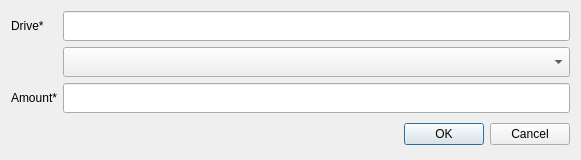
<?xml version="1.0" encoding="UTF-8"?>
<ui version="4.0">
 <class>StoragePaymentDialog</class>
 <widget class="QDialog" name="StoragePaymentDialog">
  <property name="geometry">
   <rect>
    <x>0</x>
    <y>0</y>
    <width>581</width>
    <height>158</height>
   </rect>
  </property>
  <property name="windowTitle">
   <string>Dialog</string>
  </property>
  <layout class="QVBoxLayout" name="verticalLayout">
   <item>
    <layout class="QGridLayout" name="gridLayout">
     <item row="0" column="0">
      <widget class="QLabel" name="label_2">
       <property name="text">
        <string>Drive*</string>
       </property>
      </widget>
     </item>
     <item row="2" column="0">
      <widget class="QLabel" name="label">
       <property name="text">
        <string>Amount*</string>
       </property>
      </widget>
     </item>
     <item row="1" column="1">
      <widget class="QComboBox" name="selectDriveBox">
       <property name="minimumSize">
        <size>
         <width>0</width>
         <height>30</height>
        </size>
       </property>
       <property name="maximumSize">
        <size>
         <width>16777215</width>
         <height>30</height>
        </size>
       </property>
      </widget>
     </item>
     <item row="2" column="1">
      <widget class="QLineEdit" name="m_unitsAmount">
       <property name="minimumSize">
        <size>
         <width>0</width>
         <height>30</height>
        </size>
       </property>
       <property name="maximumSize">
        <size>
         <width>16777215</width>
         <height>30</height>
        </size>
       </property>
      </widget>
     </item>
     <item row="3" column="1">
      <widget class="QDialogButtonBox" name="buttonBox">
       <property name="minimumSize">
        <size>
         <width>0</width>
         <height>30</height>
        </size>
       </property>
       <property name="maximumSize">
        <size>
         <width>16777215</width>
         <height>30</height>
        </size>
       </property>
       <property name="orientation">
        <enum>Qt::Horizontal</enum>
       </property>
       <property name="standardButtons">
        <set>QDialogButtonBox::Cancel|QDialogButtonBox::Ok</set>
       </property>
      </widget>
     </item>
     <item row="0" column="1">
      <widget class="QLineEdit" name="m_driveKy">
       <property name="minimumSize">
        <size>
         <width>0</width>
         <height>30</height>
        </size>
       </property>
       <property name="maximumSize">
        <size>
         <width>16777215</width>
         <height>30</height>
        </size>
       </property>
      </widget>
     </item>
    </layout>
   </item>
  </layout>
 </widget>
 <resources/>
 <connections>
  <connection>
   <sender>buttonBox</sender>
   <signal>accepted()</signal>
   <receiver>StoragePaymentDialog</receiver>
   <slot>accept()</slot>
   <hints>
    <hint type="sourcelabel">
     <x>248</x>
     <y>254</y>
    </hint>
    <hint type="destinationlabel">
     <x>157</x>
     <y>274</y>
    </hint>
   </hints>
  </connection>
  <connection>
   <sender>buttonBox</sender>
   <signal>rejected()</signal>
   <receiver>StoragePaymentDialog</receiver>
   <slot>reject()</slot>
   <hints>
    <hint type="sourcelabel">
     <x>316</x>
     <y>260</y>
    </hint>
    <hint type="destinationlabel">
     <x>286</x>
     <y>274</y>
    </hint>
   </hints>
  </connection>
 </connections>
</ui>
